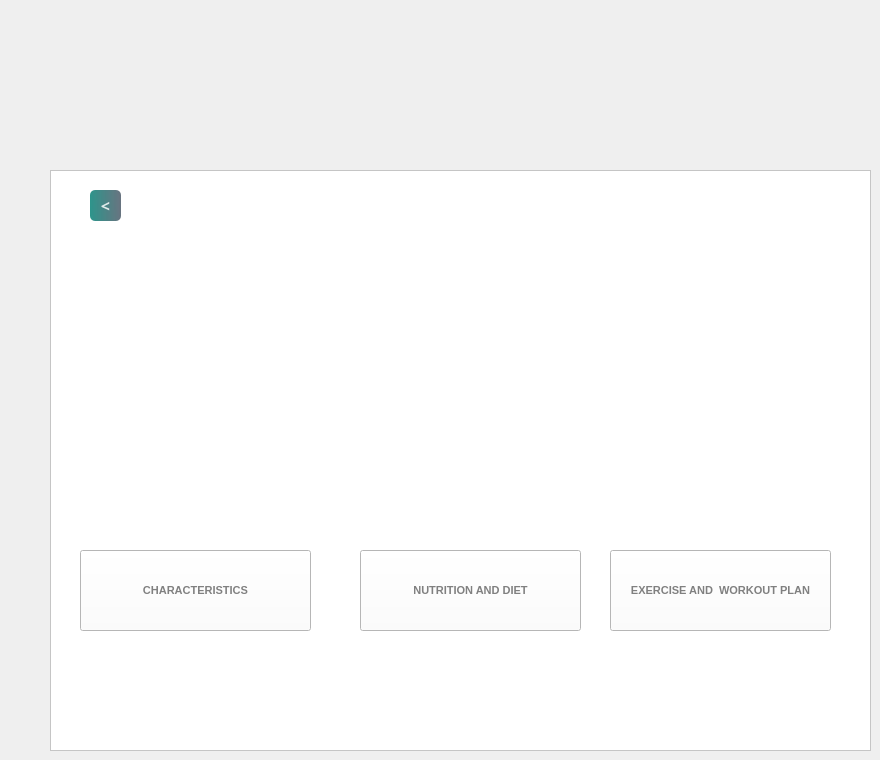
    <widget class="QWidget" name="page_11">
     <widget class="QFrame" name="frame_12">
      <property name="geometry">
       <rect>
        <x>50</x>
        <y>170</y>
        <width>821</width>
        <height>581</height>
       </rect>
      </property>
      <property name="styleSheet">
       <string notr="true">background-color: rgb(255, 255, 255);</string>
      </property>
      <property name="frameShape">
       <enum>QFrame::StyledPanel</enum>
      </property>
      <property name="frameShadow">
       <enum>QFrame::Raised</enum>
      </property>
      <widget class="QLabel" name="label_53">
       <property name="geometry">
        <rect>
         <x>30</x>
         <y>80</y>
         <width>231</width>
         <height>321</height>
        </rect>
       </property>
       <property name="styleSheet">
        <string notr="true">border-image: url(:/images/endomorph.png);
border-radius:10px;



QLabel {
    /* Initial style for QLabel */
    border: 1px solid transparent; /* No border initially */
    padding: 0px; /* No padding initially */
}

/* Style when QLabel is hovered over */
QLabel_28:hover {
    border: 2px solid blue; /* Blue border when hovered */
    padding: 5px; /* 5px padding inside the border */
    border-style: solid;
}</string>
       </property>
       <property name="text">
        <string/>
       </property>
      </widget>
      <widget class="QPushButton" name="pushButton_20">
       <property name="geometry">
        <rect>
         <x>30</x>
         <y>380</y>
         <width>231</width>
         <height>81</height>
        </rect>
       </property>
       <property name="font">
        <font>
         <pointsize>8</pointsize>
         <bold>true</bold>
        </font>
       </property>
       <property name="styleSheet">
        <string notr="true">

QPushButton#pushButton_20{
color:grey;
}

QPushButton#pushButton_20:hover{
	padding-left:5px;
	padding-top:5px;}


</string>
       </property>
       <property name="text">
        <string>CHARACTERISTICS</string>
       </property>
      </widget>
      <widget class="QLabel" name="label_54">
       <property name="geometry">
        <rect>
         <x>310</x>
         <y>80</y>
         <width>221</width>
         <height>321</height>
        </rect>
       </property>
       <property name="styleSheet">
        <string notr="true">border-image: url(:/images/endodiet.jpg);
border-radius:10px;



QLabel {
    /* Initial style for QLabel */
    border: 1px solid transparent; /* No border initially */
    padding: 0px; /* No padding initially */
}

/* Style when QLabel is hovered over */
QLabel_28:hover {
    border: 2px solid blue; /* Blue border when hovered */
    padding: 5px; /* 5px padding inside the border */
    border-style: solid;
}</string>
       </property>
       <property name="text">
        <string/>
       </property>
      </widget>
      <widget class="QLabel" name="label_55">
       <property name="geometry">
        <rect>
         <x>560</x>
         <y>80</y>
         <width>221</width>
         <height>321</height>
        </rect>
       </property>
       <property name="styleSheet">
        <string notr="true">border-image: url(:/images/mesomorph.png);
border-image: url(:/images/register.jpg);
border-radius:10px;



QLabel {
    /* Initial style for QLabel */
    border: 1px solid transparent; /* No border initially */
    padding: 0px; /* No padding initially */
}

/* Style when QLabel is hovered over */
QLabel_28:hover {
    border: 2px solid blue; /* Blue border when hovered */
    padding: 5px; /* 5px padding inside the border */
    border-style: solid;
}</string>
       </property>
       <property name="text">
        <string/>
       </property>
      </widget>
      <widget class="QPushButton" name="pushButton_21">
       <property name="geometry">
        <rect>
         <x>310</x>
         <y>380</y>
         <width>221</width>
         <height>81</height>
        </rect>
       </property>
       <property name="font">
        <font>
         <pointsize>8</pointsize>
         <bold>true</bold>
        </font>
       </property>
       <property name="styleSheet">
        <string notr="true">

QPushButton#pushButton_21{
color:grey;
}

QPushButton#pushButton_21:hover{
	padding-left:5px;
	padding-top:5px;}


</string>
       </property>
       <property name="text">
        <string>NUTRITION AND DIET</string>
       </property>
      </widget>
      <widget class="QPushButton" name="pushButton_22">
       <property name="geometry">
        <rect>
         <x>560</x>
         <y>380</y>
         <width>221</width>
         <height>81</height>
        </rect>
       </property>
       <property name="font">
        <font>
         <pointsize>8</pointsize>
         <bold>true</bold>
        </font>
       </property>
       <property name="styleSheet">
        <string notr="true">

QPushButton#pushButton_22{
color:grey;
}

QPushButton#pushButton_22:hover{
	padding-left:5px;
	padding-top:5px;}


</string>
       </property>
       <property name="text">
        <string>EXERCISE AND  WORKOUT PLAN</string>
       </property>
      </widget>
      <widget class="QPushButton" name="pushButton_23">
       <property name="geometry">
        <rect>
         <x>40</x>
         <y>20</y>
         <width>31</width>
         <height>31</height>
        </rect>
       </property>
       <property name="font">
        <font>
         <family>Sitka Banner</family>
         <pointsize>12</pointsize>
         <bold>true</bold>
        </font>
       </property>
       <property name="styleSheet">
        <string notr="true">

QPushButton#pushButton_23{
	background-color: qlineargradient(spread:pad, x1:0, y1:0.505682, x2:1, y2:0.477, stop:0 rgba(11, 131, 120, 219), stop:1 rgba(85, 98, 112, 226));
	color:rgba(255, 255, 255, 210);
	border-radius:5px;
}

QPushButton#pushButton_23:hover{
	background-color: qlineargradient(spread:pad, x1:0, y1:0.505682, x2:1, y2:0.477, stop:0 rgba(150, 123, 111, 219), stop:1 rgba(85, 81, 84, 226));
}

QPushButton#pushButton_23:pressed{
	padding-left:5px;
	padding-top:5px;
	background-color:rgba(150, 123, 111, 255);
}
</string>
       </property>
       <property name="text">
        <string>&lt;</string>
       </property>
      </widget>
     </widget>
    </widget>
